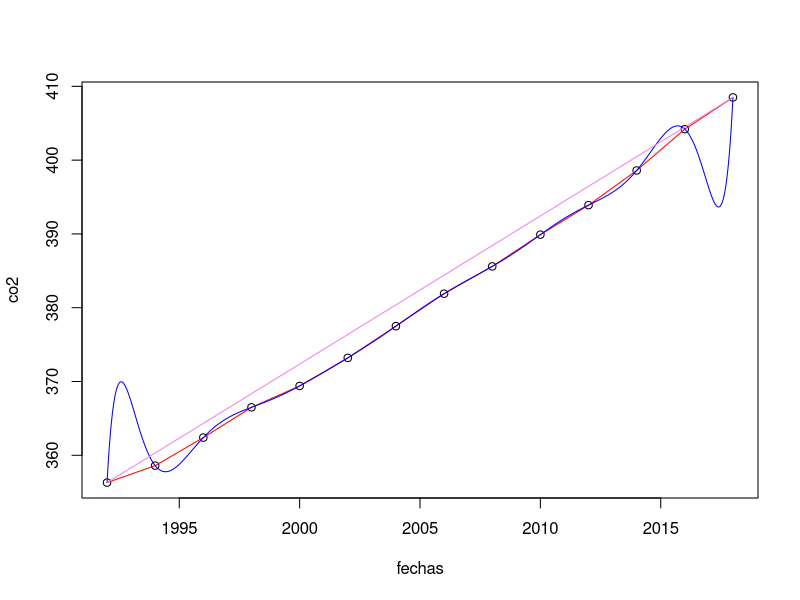
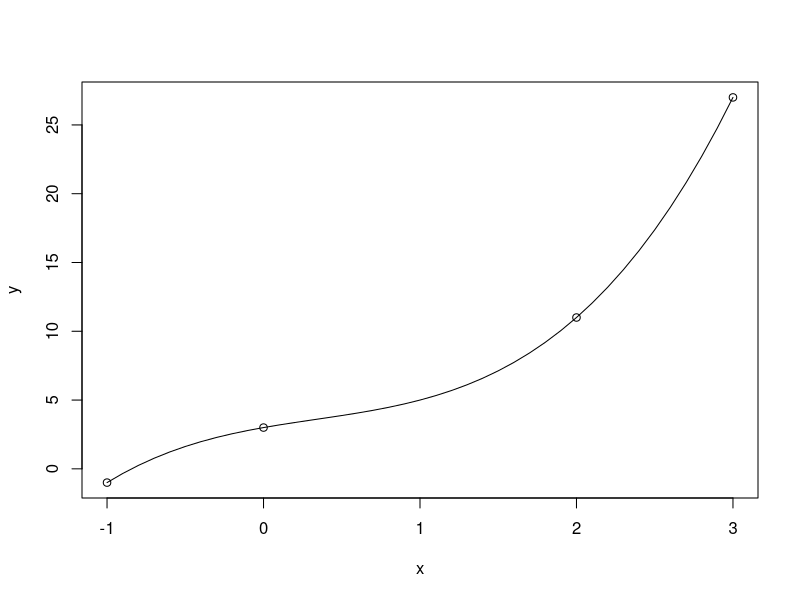
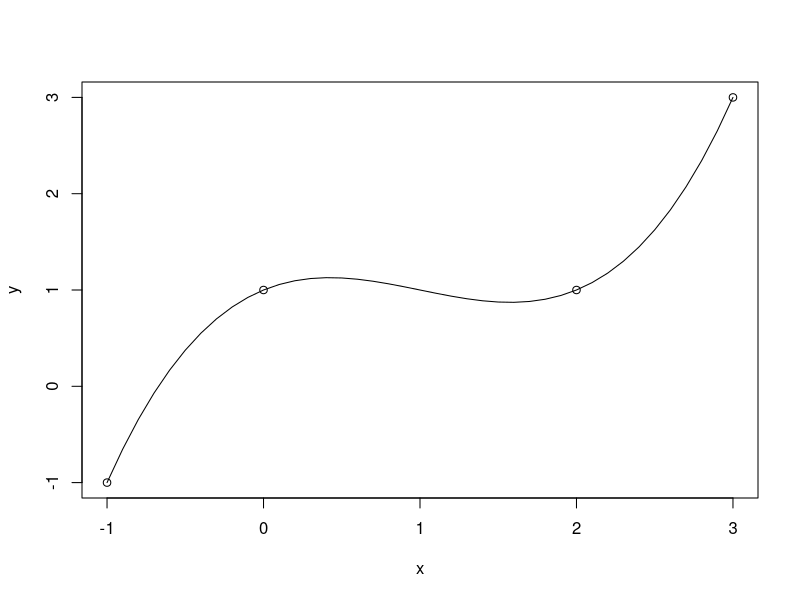

The R script that drew these images, in order:
###################### PROGRAMACIÓN CLASE 3 A ##################################

########## EJERCICIO 1 #########################################################
de_celsius_a_farenheit <- function(t_celsius){
  res <- 9/5*(t_celsius) + 32
  return(res)
}

de_celsius_a_farenheit(41)

########## EJERCICIO 2 #########################################################
de_farenheit_a_celsius <- function(t_farenheit){
  res <- 5/9*(t_farenheit - 32 )
  return(res)
}

de_farenheit_a_celsius(106)

########## EJERCICIO 3 #########################################################
calcular_equivalencia <- function(grados, en_celsius = T){
  if(en_celsius){
    res = 9/5*(grados) + 32
  }else{
    res <- 5/9*(grados - 32 )
    }
  
  return(res)
}
calcular_equivalencia(42,T)
calcular_equivalencia(105,F)
########## EJERCICIO 4 #########################################################
calcular_perimetro <- function(tamano_lado, cantidad_lados) {
  perimetro <- tamano_lado * cantidad_lados
  return(perimetro)
}

calcular_perimetro(5, 6)
########## EJERCICIO 5 #########################################################
# A
valor_en_vector <- function(valor, vector){
  for (elemento in vector){
    if (elemento == valor){
      return(T)
    }
  }
  return(F)
}

valor_en_vector("a", c(3,4,5,"a"))
valor_en_vector("a", c(1,"b",5))

# B 
valor_en_vector <- function(valor, vector){
  return(valor %in% vector)
}

valor_en_vector("a", c(3,4,5,"a"))
valor_en_vector("a", c(1,"b",5))

########## EJERCICIO 6 #########################################################
imc <- function(altura, peso){
  return(peso / altura**2)
}

imc(1.62, 66)

########## EJERCICIO 7 #########################################################
posicion <- function(a, vec){
  i <- 1
  for(valor in vec){
    if (a == valor){
      return(i)
    }else{
      i <- i + 1
    }
  }
  return(i)
}

posicion(1, c(2,1,3))

########## EJERCICIO 8 #########################################################
apariciones <- function(a, vec){
  i <- 0
  for (valor in vec){
    if (a == valor)
      i <- i + 1
  }
  return(i)
}

apariciones(1, c(2,1,3,1,1))

apariciones_b <- function(a, vec){
  n <- 1
  i <- 0
  while (n <= length(vec)) {
    if (vec[n] == a) {
      i <- i + 1
    }
    n <- n + 1
  }
  
  return(i)
}
########## EJERCICIO 9 #########################################################
nsum <- function(n){
  suma <- 0
  i <- 0
  while (i <= n){
    suma <- suma + i
    i <- i + 1
  }
  return(suma)
}

########## EJERCICIO 10 #########################################################

nprod <- function(n){
  prod <- 1
  i <- 1
  while (i <= n){
    prod <- prod * i
    i <- i + 1
  }
  return(prod)
}

nprod(9) == factorial(9)

########## EJERCICIO 11 #########################################################
collatz <- function(n){
  if (n %% 2 == 0){
    return(n/2)
  }else{
    return(3*n + 1)
  }
}

########## EJERCICIO 12 #########################################################

sec_collatz <- function(n) {
  res <- c(n)
  while (n!=1) {
    n <- collatz(n)
    res <- c(res,n)
  }
  return(res)
}

sec_collatz(7)

########## EJERCICIO 13 #########################################################
secuencia_a <- function(n){
  return(1 / sqrt(n) + 0.5**(n))
}

secuencia_b <- function(n){
  return((-1)**(n+5))
}

elementos_sucesion <- function(sucesion, n){
  res <- c()
  i <- 1
  while(i <= n){
    res <-c(res, sucesion(i))
    i <- i+1
  }
  return(res)
}

elementos_sucesion(sucesion = secuencia_a, n = 10)
elementos_sucesion(sucesion = secuencia_b, n = 10)

########## EJERCICIO 14 #########################################################
pk <- function(x, k){
  if (abs(x) <= k){
    return(x**2)
  }else{
    return(2*k*abs(x)-k**2)
  }
}

rho_func <- function(desde, hasta, paso, k = 5){
  res <- c()
  while (desde <= hasta){
    res <- c(res, pk(desde, k))
    desde <- desde + paso
  }
  return(res)
}
rho_func(-10, 10, 0.1)
rho_func(-5, 2, 0.03, 8)

########## EJERCICIO 15 #########################################################
fechas <- seq(from=1992, to=2018, by=2)
co2 <- c(356.3, 358.6, 362.4, 366.5, 369.4, 373.2, 377.5, 381.9,
         385.6, 389.9, 393.9, 398.6, 404.2, 408.5)

plot(fechas, co2)

# A 
sumar_todos <- function(vec){
  return(sum(vec))
}

multiplicar_todos <- function(vec){
  return(prod(vec))
}

# B
interpolador <- function(x_nuevo, x_datos, y_datos) {
  n_puntos <- length(x_datos)
  l <- numeric(n_puntos) 
  

  for(i in 1:n_puntos) {
    numerador <- 1
    denominador <- 1
    
    for(j in 1:n_puntos) {
      if (j != i) {
        numerador <- numerador * (x_nuevo - x_datos[j])
        denominador <- denominador * (x_datos[i] - x_datos[j])
      }
    }
    
    l[i] <- numerador / denominador
  }
  
  res <- sum(y_datos * l)
  return(res)
}

interpolador(2, c(2,3,5), c(4,6,10))

interpolador(4, c(2,3,5), c(4,6,10))

interpolador(4.25, c(2,3,5), c(4,6,10))

# C
interpolar_grilla <- function(datos_nuevos, x_datos, y_datos) {
  res <- c()
  for (d in datos_nuevos){
    nuevo <- interpolador(d, x_datos, y_datos)  
    res <- c(res, nuevo)  
  
  }
  return(res)
}

lines(fechas, co2, col="red")

grilla <- seq(fechas[1], fechas[length(fechas)], 0.01)
valores_grilla <- interpolar_grilla(grilla, fechas, co2)

lines(grilla, valores_grilla, col="blue")

grilla <- seq(fechas[1], fechas[length(fechas)], 0.01)

valores_grilla_nueva <- interpolar_grilla(grilla,
                                          fechas[c(1,length(fechas))], co2[c(1,length(co2))])

lines(grilla, valores_grilla_nueva, col="violet")



########## EJERCICIO 16 #########################################################
# A 
x <- c(-1,0,2,3)
y <- c(-1,3,11,27)


plot(x,y)
lines(seq(-1,3, 0.1), interpolar_grilla(seq(-1,3, 0.1),x,y))

# B
x <- c(-1,0,2,3)
y <- c(-1,1,1,3)


plot(x,y)
lines(seq(-1,3, 0.1), interpolar_grilla(seq(-1,3, 0.1),x,y))

